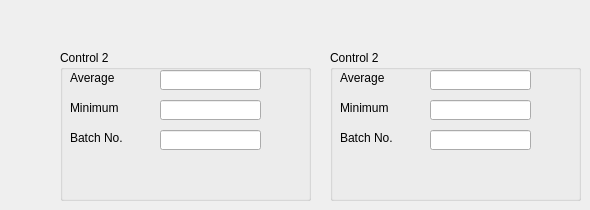
      <widget class="QWidget" name="tab_8">
       <attribute name="title">
        <string>Control</string>
       </attribute>
       <widget class="QGroupBox" name="groupBox_4">
        <property name="geometry">
         <rect>
          <x>60</x>
          <y>50</y>
          <width>251</width>
          <height>151</height>
         </rect>
        </property>
        <property name="title">
         <string>Control 2</string>
        </property>
        <widget class="QLineEdit" name="lineEdit_21">
         <property name="geometry">
          <rect>
           <x>100</x>
           <y>20</y>
           <width>101</width>
           <height>20</height>
          </rect>
         </property>
        </widget>
        <widget class="QLabel" name="label_35">
         <property name="geometry">
          <rect>
           <x>10</x>
           <y>20</y>
           <width>71</width>
           <height>16</height>
          </rect>
         </property>
         <property name="text">
          <string>Average</string>
         </property>
         <property name="buddy">
          <cstring>lineEdit_21</cstring>
         </property>
        </widget>
        <widget class="QLabel" name="label_37">
         <property name="geometry">
          <rect>
           <x>10</x>
           <y>50</y>
           <width>71</width>
           <height>16</height>
          </rect>
         </property>
         <property name="text">
          <string>Minimum</string>
         </property>
         <property name="buddy">
          <cstring>lineEdit_23</cstring>
         </property>
        </widget>
        <widget class="QLineEdit" name="lineEdit_23">
         <property name="geometry">
          <rect>
           <x>100</x>
           <y>50</y>
           <width>101</width>
           <height>20</height>
          </rect>
         </property>
        </widget>
        <widget class="QLabel" name="label_41">
         <property name="geometry">
          <rect>
           <x>10</x>
           <y>80</y>
           <width>71</width>
           <height>16</height>
          </rect>
         </property>
         <property name="text">
          <string>Batch No.</string>
         </property>
         <property name="buddy">
          <cstring>lineEdit_26</cstring>
         </property>
        </widget>
        <widget class="QLineEdit" name="lineEdit_26">
         <property name="geometry">
          <rect>
           <x>100</x>
           <y>80</y>
           <width>101</width>
           <height>20</height>
          </rect>
         </property>
        </widget>
       </widget>
       <widget class="QGroupBox" name="groupBox_5">
        <property name="geometry">
         <rect>
          <x>330</x>
          <y>50</y>
          <width>251</width>
          <height>151</height>
         </rect>
        </property>
        <property name="title">
         <string>Control 2</string>
        </property>
        <widget class="QLineEdit" name="lineEdit_25">
         <property name="geometry">
          <rect>
           <x>100</x>
           <y>20</y>
           <width>101</width>
           <height>20</height>
          </rect>
         </property>
        </widget>
        <widget class="QLabel" name="label_39">
         <property name="geometry">
          <rect>
           <x>10</x>
           <y>20</y>
           <width>71</width>
           <height>16</height>
          </rect>
         </property>
         <property name="text">
          <string>Average</string>
         </property>
         <property name="buddy">
          <cstring>lineEdit_25</cstring>
         </property>
        </widget>
        <widget class="QLabel" name="label_40">
         <property name="geometry">
          <rect>
           <x>10</x>
           <y>50</y>
           <width>71</width>
           <height>16</height>
          </rect>
         </property>
         <property name="text">
          <string>Minimum</string>
         </property>
         <property name="buddy">
          <cstring>lineEdit_28</cstring>
         </property>
        </widget>
        <widget class="QLineEdit" name="lineEdit_28">
         <property name="geometry">
          <rect>
           <x>100</x>
           <y>50</y>
           <width>101</width>
           <height>20</height>
          </rect>
         </property>
        </widget>
        <widget class="QLabel" name="label_43">
         <property name="geometry">
          <rect>
           <x>10</x>
           <y>80</y>
           <width>71</width>
           <height>16</height>
          </rect>
         </property>
         <property name="text">
          <string>Batch No.</string>
         </property>
         <property name="buddy">
          <cstring>lineEdit_29</cstring>
         </property>
        </widget>
        <widget class="QLineEdit" name="lineEdit_29">
         <property name="geometry">
          <rect>
           <x>100</x>
           <y>80</y>
           <width>101</width>
           <height>20</height>
          </rect>
         </property>
        </widget>
       </widget>
      </widget>
